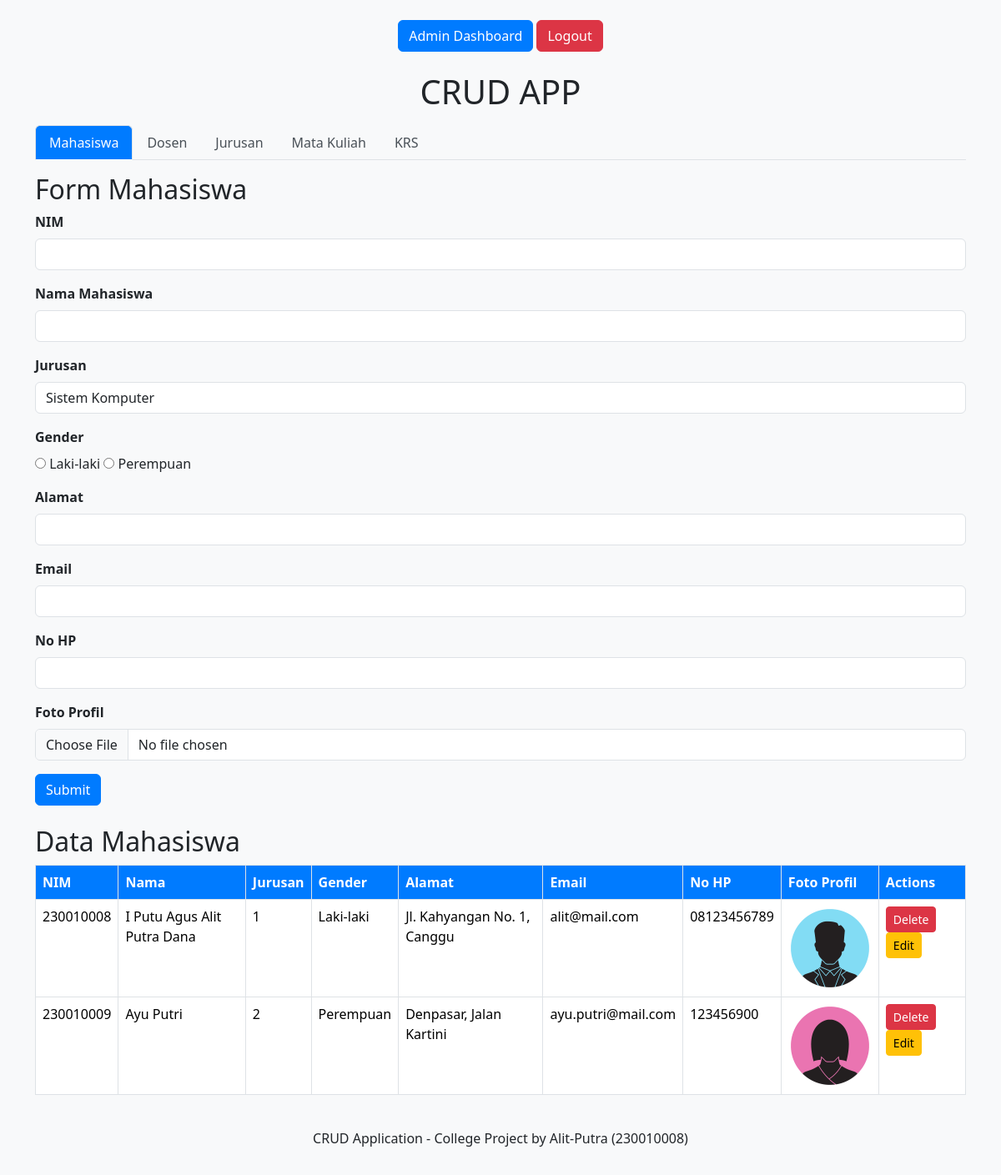
The page / on the database its author committed.
### tables this page shows
CREATE TABLE `mahasiswa` (
  `nim` int(11) NOT NULL,
  `nama` varchar(100) NOT NULL,
  `id_jurusan` int(11) DEFAULT NULL,
  `gender` tinyint(1) NOT NULL,
  `alamat` text NOT NULL,
  `email` varchar(100) DEFAULT NULL,
  `no_hp` varchar(15) DEFAULT NULL,
  `profile` varchar(255) NOT NULL
);

### controllers/view.php (called while the page is built, shortened)
<?php
class Controller {
    private $mahasiswa;
    private $dosen;
    private $jurusan;
    private $mataKuliah;
    private $krs;
    public function __construct($pdo) {
        $this->mahasiswa = new Mahasiswa($pdo);
        $this->dosen = new Dosen($pdo);
        $this->jurusan = new Jurusan($pdo);
        $this->mataKuliah = new MataKuliah($pdo);
        $this->krs = new KRS($pdo);
    }
    public function getAllData() {
        return [
            'mataKuliahList' => $this->mataKuliah->getAll(),
            'mahasiswaList' => $this->mahasiswa->getAll(),
            'krsList' => $this->krs->getAll(),
            'jurusanList' => $this->jurusan->getAll(),
            'dosenList' => $this->dosen->getAll()
        ];
    }
}
$db = new Database();
$pdo = $db->connect();
$controller = new Controller($pdo);
$data = $controller->getAllData();
$mahasiswaList = $data['mahasiswaList'];
$jurusanList = $data['jurusanList'];
?>

### classes/classes.php (called while the page is built, shortened)
<?php
class Mahasiswa {
    private $db;
    public function __construct($db) {
        $this->db = $db;
    }
    public function getAll() {
        $query = $this->db->query("SELECT * FROM mahasiswa");
        return $query->fetchAll(PDO::FETCH_ASSOC);
    }
}
class Dosen {
    private $db;
    public function __construct($db) {
        $this->db = $db;
    }
    public function getAll() {
        $query = $this->db->query("SELECT * FROM dosen");
        return $query->fetchAll(PDO::FETCH_ASSOC);
    }
}
class Jurusan {
    private $db;
    public function __construct($db) {
        $this->db = $db;
    }
    public function getAll() {
        $query = $this->db->query("SELECT * FROM jurusan");
        return $query->fetchAll(PDO::FETCH_ASSOC);
    }
}
class MataKuliah {
    private $db;
    public function __construct($db) {
        $this->db = $db;
    }
    public function getAll() {
        $query = $this->db->query("SELECT * FROM mata_kuliah");
        return $query->fetchAll(PDO::FETCH_ASSOC);
    }
}
class KRS {
    private $db;
    public function __construct($db) {
        $this->db = $db;
    }
    public function getAll() {
        $query = $this->db->query("
            SELECT krs.id_krs, mahasiswa.nim AS mahasiswa_nim, mahasiswa.nama AS mahasiswa_nama, mata_kuliah.id_mk AS mata_kuliah_id, mata_kuliah.nama_mk AS mata_kuliah_nama, krs.semester
            FROM krs
            JOIN mahasiswa ON krs.nim = mahasiswa.nim
            JOIN mata_kuliah ON krs.id_mk = mata_kuliah.id_mk
        ");
        return $query->fetchAll(PDO::FETCH_ASSOC);
    }
}
?>

### index.php (the view, shortened to what this page needs)
<?php
    require_once 'classes/classes.php';
    require_once 'controllers/view.php';
?>
<!DOCTYPE html>
<html lang="en">
<head>
    <link href="https://cdn.jsdelivr.net/npm/bootstrap@5.3.3/dist/css/bootstrap.min.css" rel="stylesheet">
    <link rel="stylesheet" href="styles/style.css">
</head>
<body>
    <div class="text-center mt-4">
        <a href="admin/dashboard.php" class="btn btn-primary">Admin Dashboard</a>
        <a href="auth/logout.php" class="btn btn-danger">Logout</a>
    </div>
    <div class="container my-4">
        <h1 class="text-center">CRUD APP</h1>
        <ul class="nav nav-tabs my-3" id="crudTabs">
            <li class="nav-item">
                <a class="nav-link active" data-bs-toggle="tab" href="#mahasiswa-section">Mahasiswa</a>
            </li>
            <li class="nav-item">
                <a class="nav-link" data-bs-toggle="tab" href="#dosen-section">Dosen</a>
            </li>
            <li class="nav-item">
                <a class="nav-link" data-bs-toggle="tab" href="#jurusan-section">Jurusan</a>
            </li>
            <li class="nav-item">
                <a class="nav-link" data-bs-toggle="tab" href="#mk-section">Mata Kuliah</a>
            </li>
            <li class="nav-item">
                <a class="nav-link" data-bs-toggle="tab" href="#krs-section">KRS</a>
            </li>
        </ul>
        <div class="tab-content">
            <div class="tab-pane fade show active" id="mahasiswa-section">
                <h2>Form Mahasiswa</h2>
                <form id="form-mahasiswa" method="POST" action="" enctype="multipart/form-data">
                    <div class="mb-3">
                        <label for="nim" class="form-label">NIM</label>
                        <input type="text" name="nim" class="form-control" required>
                    </div>
                    <div class="mb-3">
                        <label for="nama" class="form-label">Nama Mahasiswa</label>
                        <input type="text" name="nama" class="form-control" required>
                    </div>
                    <div class="mb-3">
                        <label for="id_jurusan" class="form-label">Jurusan</label>
                        <select id="id_jurusan" name="id_jurusan" class="form-control" required>
                            <?php foreach ($jurusanList as $jurusan): ?>
                                <option value="<?= $jurusan['id_jurusan'] ?>"><?= $jurusan['nama_jurusan'] ?></option>
                            <?php endforeach; ?>
                        </select>
                    </div>
                    <div class="mb-3">
                        <label class="form-label">Gender</label><br>
                        <input type="radio" name="gender" value="1" required> Laki-laki
                        <input type="radio" name="gender" value="0"> Perempuan
                    </div>
                    <div class="mb-3">
                        <label for="alamat" class="form-label">Alamat</label>
                        <input type="text" name="alamat" class="form-control" required>
                    </div>
                    <div class="mb-3">
                        <label for="email" class="form-label">Email</label>
                        <input type="email" name="email" class="form-control" required>
                    </div>
                    <div class="mb-3">
                        <label for="no_hp" class="form-label">No HP</label>
                        <input type="text" name="no_hp" class="form-control" required>
                    </div>
                    <div class="mb-3">
                        <label for="profile" class="form-label">Foto Profil</label>
                        <input type="file" name="profile" class="form-control">
                    </div>
                    <button type="submit" class="btn btn-primary">Submit</button>
                </form>
                <h2 class="mt-4">Data Mahasiswa</h2>
                <table class="table table-bordered">
                    <thead>
                        <tr>
                            <th>NIM</th>
                            <th>Nama</th>
                            <th>Jurusan</th>
                            <th>Gender</th>
                            <th>Alamat</th>
                            <th>Email</th>
                            <th>No HP</th>
                            <th>Foto Profil</th>
                            <th>Actions</th>
                        </tr>
                    </thead>
                    <tbody>
                        <?php foreach ($mahasiswaList as $mahasiswa): ?>
                            <tr>
                                <td><?= htmlspecialchars($mahasiswa['nim']) ?></td>
                                <td><?= htmlspecialchars($mahasiswa['nama']) ?></td>
                                <td><?= htmlspecialchars($mahasiswa['id_jurusan']) ?></td>
                                <td>
                                    <?= $mahasiswa['gender'] == 1 ? 'Laki-laki' : 'Perempuan' ?>
                                </td>
                                <td><?= htmlspecialchars($mahasiswa['alamat']) ?></td>
                                <td><?= htmlspecialchars($mahasiswa['email']) ?></td>
                                <td><?= htmlspecialchars($mahasiswa['no_hp']) ?></td>
                                <td>
                                    <?php if (!empty($mahasiswa['profile'])): ?>
                                        <img src="uploads/<?= htmlspecialchars($mahasiswa['profile']) ?>" alt="Profile Image" width="100">
                                    <?php else: ?>
                                        No Image
                                    <?php endif; ?>
                                </td>
                                <td>
                                    <form action="" method="POST" style="display:inline-block;">
                                        <button type="submit" class="btn btn-danger btn-sm">Delete</button>
                                    </form>
                                    <button class="btn btn-warning btn-sm" onclick="editMahasiswa('<?= htmlspecialchars($mahasiswa['nim']) ?>', '<?= htmlspecialchars($mahasiswa['nama']) ?>', '<?= htmlspecialchars($mahasiswa['id_jurusan']) ?>', '<?= htmlspecialchars($mahasiswa['gender']) ?>', '<?= htmlspecialchars($mahasiswa['alamat']) ?>', '<?= htmlspecialchars($mahasiswa['email']) ?>', '<?= htmlspecialchars($mahasiswa['no_hp']) ?>', '<?= htmlspecialchars($mahasiswa['profile']) ?>')">Edit</button>
                                </td>
                            </tr>
                        <?php endforeach; ?>
                    </tbody>
                </table>
            </div>
        </div>
    </div>
    <footer class="text-center py-3 mt-4 bg-light">
        <p>CRUD Application - College Project by Alit-Putra (230010008)</p>
    </footer>
</body>
</html>

### styles/style.css (style rules this page uses)
body { background-color: #f8f9fa; }
.nav-tabs .nav-link { color: #495057; }
.nav-tabs .nav-link.active { background-color: #007bff; color: #fff; }
.form-label { font-weight: bold; }
.table thead th { background-color: #007bff; color: #fff; }
.btn-primary { background-color: #007bff; border-color: #007bff; }
.btn-danger { background-color: #dc3545; border-color: #dc3545; }
.btn-warning { background-color: #ffc107; border-color: #ffc107; }
footer { background-color: #e9ecef; }

### rows shown on the page
mahasiswa: nim "230010008", nama "I Putu Agus Alit Putra Dana", id_jurusan "1", gender "Laki-laki", alamat "Jl. Kahyangan No. 1, Canggu", email "alit@mail.com", no_hp "08123456789", profile (picture)
mahasiswa: nim "230010009", nama "Ayu Putri", id_jurusan "2", gender "Perempuan", alamat "Denpasar, Jalan Kartini", email "ayu.putri@mail.com", no_hp "123456900", profile (picture)

### other values the page prints
form field id_jurusan "Sistem Komputer"
